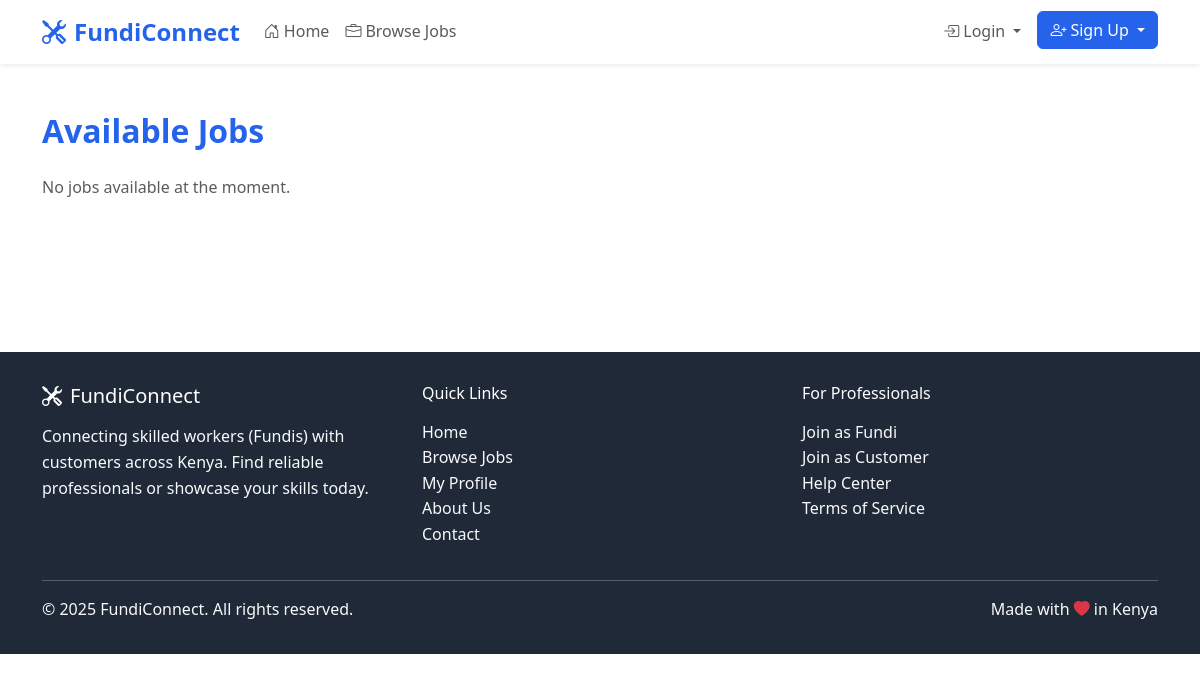
The page /jobs/ on the database as committed earlier.
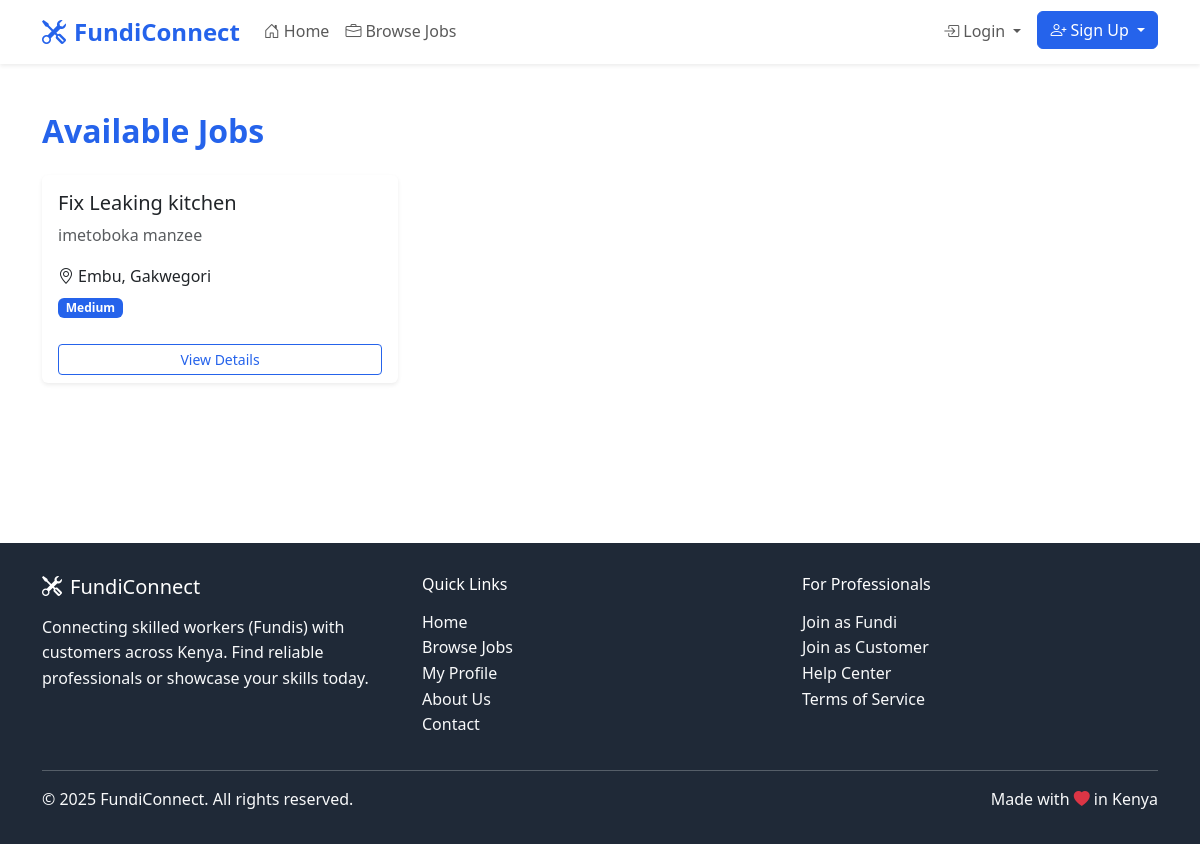
The same page on the database as committed later.
### jobs/models.py (models this page shows, shortened)
class Job(models.Model):
    STATUS_CHOICES = [
        ('open', 'Open'),
        ('in_progress', 'In Progress'),
        ('completed', 'Completed'),
        ('cancelled', 'Cancelled'),
    ]
    URGENCY_CHOICES = [
        ('low', 'Low'),
        ('medium', 'Medium'),
        ('high', 'High'),
        ('urgent', 'Urgent'),
    ]
    title = models.CharField(max_length=200)
    description = models.TextField()
    customer = models.ForeignKey(User, on_delete=models.CASCADE, related_name='posted_jobs')
    fundi = models.ForeignKey(User, on_delete=models.SET_NULL, null=True, blank=True, related_name='assigned_jobs')
    category = models.ForeignKey(Category, on_delete=models.SET_NULL, null=True)
    location = models.CharField(max_length=100)
    status = models.CharField(max_length=20, choices=STATUS_CHOICES, default='open')
    urgency = models.CharField(max_length=10, choices=URGENCY_CHOICES, default='medium')
    budget_min = models.DecimalField(max_digits=10, decimal_places=2, null=True, blank=True)
    budget_max = models.DecimalField(max_digits=10, decimal_places=2, null=True, blank=True)
    created_at = models.DateTimeField(auto_now_add=True)
    updated_at = models.DateTimeField(auto_now=True)
    deadline = models.DateTimeField(null=True, blank=True)
    rating = models.PositiveSmallIntegerField(null=True, blank=True)  # 1-5 stars
    customer_review_text = models.TextField(blank=True)  # Optional written review
    class Meta:
        ordering = ['-created_at']

### core/views.py (the view)
# urls.py: path('jobs/', views.job_list, name='job_list'),
def job_list(request):
    jobs = Job.objects.filter(status='open')
    categories = Category.objects.all()
    search_query = request.GET.get('search', '')
    if search_query:
        jobs = jobs.filter(
            Q(title__icontains=search_query) |
            Q(description__icontains=search_query) |
            Q(location__icontains=search_query)
        )
    category_filter = request.GET.get('category', '')
    if category_filter:
        jobs = jobs.filter(category__name=category_filter)
    location_filter = request.GET.get('location', '')
    if location_filter:
        jobs = jobs.filter(location__icontains=location_filter)
    urgency_filter = request.GET.get('urgency', '')
    if urgency_filter:
        jobs = jobs.filter(urgency=urgency_filter)
    paginator = Paginator(jobs, 12)  # Show 12 jobs per page
    page_number = request.GET.get('page')
    page_obj = paginator.get_page(page_number)
    context = {
        'page_obj': page_obj,
        'categories': categories,
        'search_query': search_query,
        'category_filter': category_filter,
        'location_filter': location_filter,
        'urgency_filter': urgency_filter,
    }
    return render(request, 'core/job_list.html', context)

### templates/core/job_list.html (shortened to what this page needs)
{% extends 'base/base.html' %}
{% block content %}
<div class="container py-5">
  <h2 class="fw-bold mb-4 text-primary">Available Jobs</h2>
  <div class="row">
    {% for job in page_obj %}
      <div class="col-md-6 col-lg-4 mb-4">
        <div class="card job-card h-100 border-0 shadow-sm">
          <div class="card-body">
            <h5 class="card-title">{{ job.title }}</h5>
            <p class="card-text text-muted">{{ job.description|truncatewords:15 }}</p>
            <p class="mb-1"><i class="bi bi-geo-alt me-1"></i>{{ job.location }}</p>
            <span class="badge bg-primary">{{ job.get_urgency_display }}</span>
          </div>
          <div class="card-footer bg-transparent border-0">
            <a href="{% url 'job_detail' job.id %}" class="btn btn-outline-primary btn-sm w-100">View Details</a>
          </div>
        </div>
      </div>
    {% empty %}
      <div class="col-12">
        <p class="text-muted">No jobs available at the moment.</p>
      </div>
    {% endfor %}
  </div>
</div>
{% endblock %}

Rows that differ between the two databases and show on the page:
added Job: title "Fix Leaking kitchen", description "imetoboka manzee", location "Embu, Gakwegori", urgency "Medium"
Other text that changed with them:
text no longer shown: "No jobs available at the moment."
